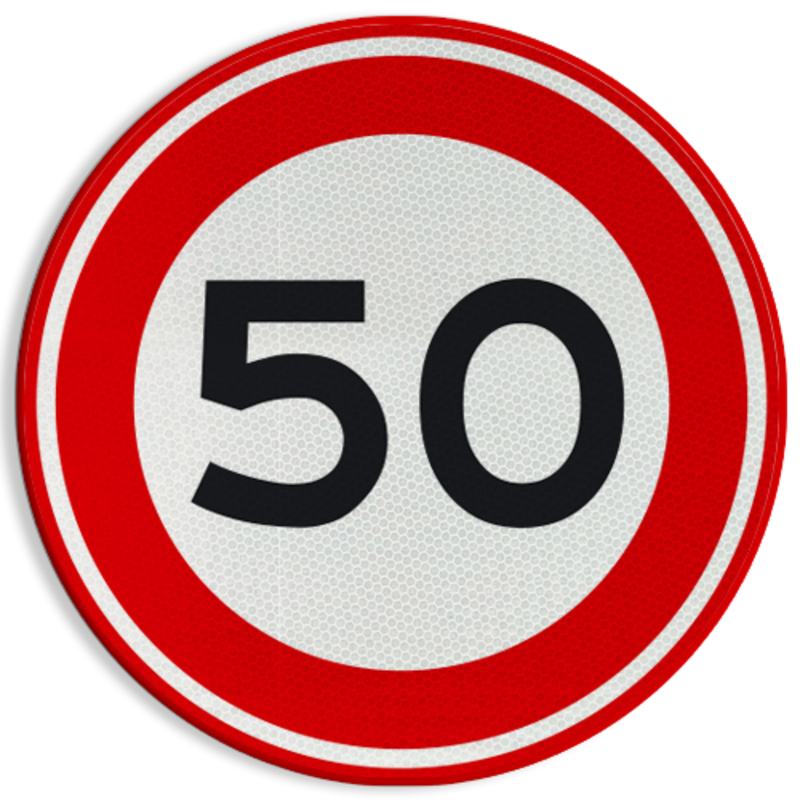
#> input picture sign_recognition/data/sign50/verkeersbord-rvv-a01-050-maximum-snelheid-50-kmh.png, 800 x 800 px; its folder holds only this picture in this run
$ python segment.py
#> lines starting #> are read from the running program, lines starting #| are printed output that depends on the picture; after the words box and inside, x2 and y2 are one past the last pixel; in counts of white or black regions, pixels touching at a corner belong together
import os
import glob
import cv2 as cv
import numpy as np

def maskSignBG(img):
    img_hsv = cv.cvtColor(img, cv.COLOR_RGB2HSV)

    light_red = (70,0,0)
    dark_red = (255,255,255)

    mask = ~cv.inRange(img, light_red, dark_red)
    return mask


if __name__ == "__main__":
    """ Test segmentation functions"""
    data_path = r'..\sign_recognition\data\sign50'

    # grab the list of images in our data directory
    print("[INFO] loading images...")
    p = os.path.sep.join([data_path, '**', '*.png'])

    file_list = [f for f in glob.iglob(p, recursive=True) if (os.path.isfile(f))]
    print("[INFO] images found: {}".format(len(file_list)))

    # loop over the image paths
    for filename in file_list:

        # load image and blur a bit
        img = cv.imread(filename)
#> img is the input picture: shape (800, 800, 3); mean B, G, R 144.6, 144.6, 205.3
        img = cv.blur(img, (3, 3))

        # mask background
        mask = maskSignBG(img)
#> in maskSignBG, `img_hsv = cv.cvtColor(img, cv.COLOR_RGB2HSV)`: img_hsv: shape (800, 800, 3); mean H, S, V 63.9, 83.1, 206.4
#> in maskSignBG, `mask = ~cv.inRange(img, light_red, dark_red)`:
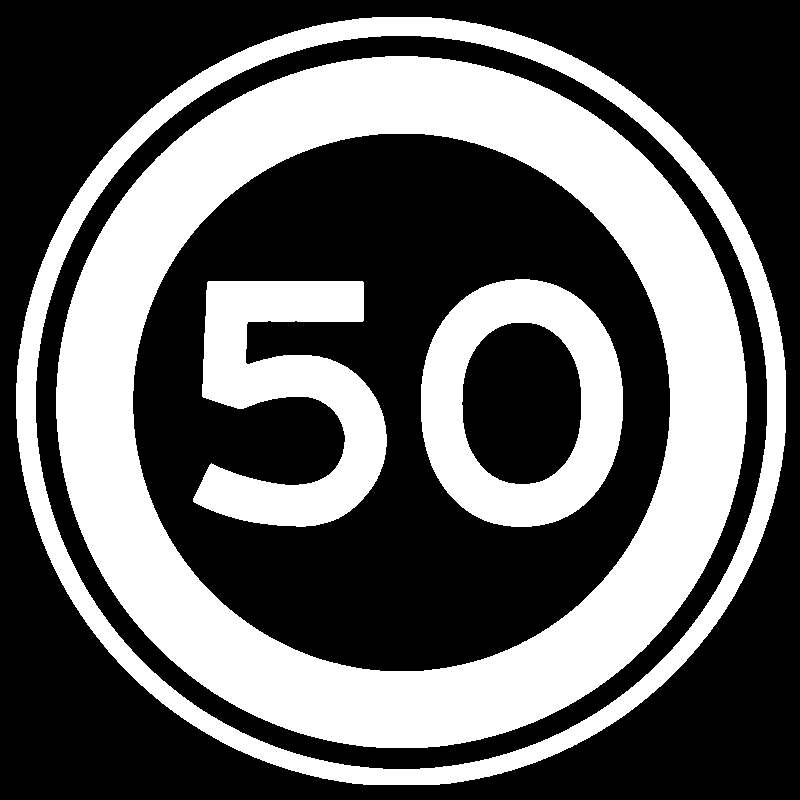
#> mask: shape (800, 800); 38.2% white; 4 white regions, box (x1, y1, x2, y2) and area: (56, 56, 747, 748) 148970, (16, 17, 786, 785) 45132, (193, 281, 387, 527) 25351, (421, 279, 623, 527) 24936
        masked_img = cv.bitwise_and(img, img, mask=mask)
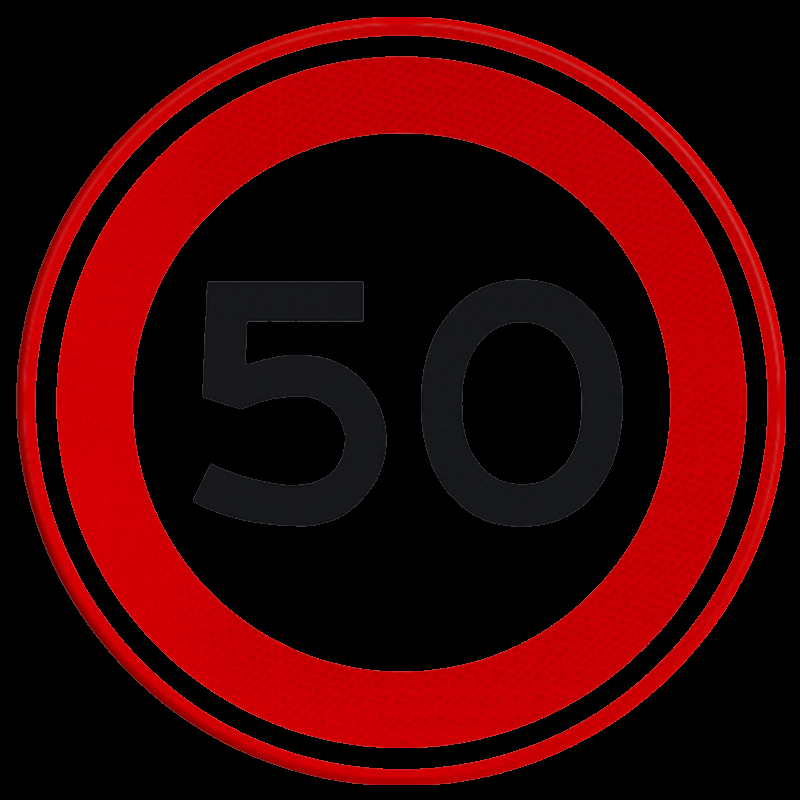
#> masked_img: shape (800, 800, 3); mean B, G, R 4, 2.9, 62.3

        # show result and wait a bit
        cv.imshow("Masked image", masked_img)
        k = cv.waitKey(0) & 0xFF
#> (key q is pressed here)

        # if the `q` key or ESC was pressed, break from the loop
        if k == ord("q") or k == 27:
            break

$ run again, on sign_recognition/data/sign50/verkeersbord-rvv-a01-50s-maximum-snelheid-50-km-h.png
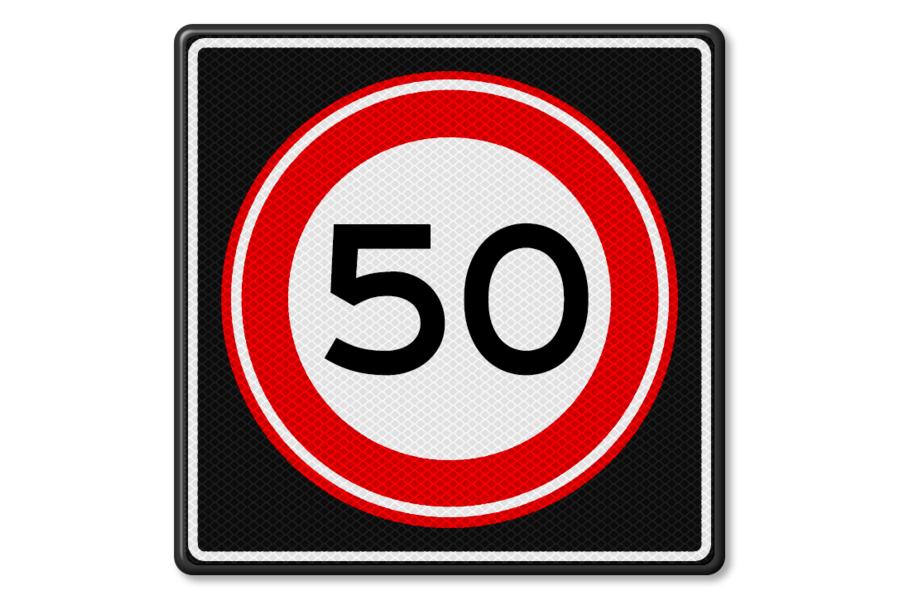
#> input picture sign_recognition/data/sign50/verkeersbord-rvv-a01-50s-maximum-snelheid-50-km-h.png, 900 x 600 px
#> img is the input picture: shape (600, 900, 3); mean B, G, R 158.2, 157.9, 185.2
#> img_hsv: shape (600, 900, 3); mean H, S, V 17.7, 33, 185.3
#> in maskSignBG, `mask = ~cv.inRange(img, light_red, dark_red)`:
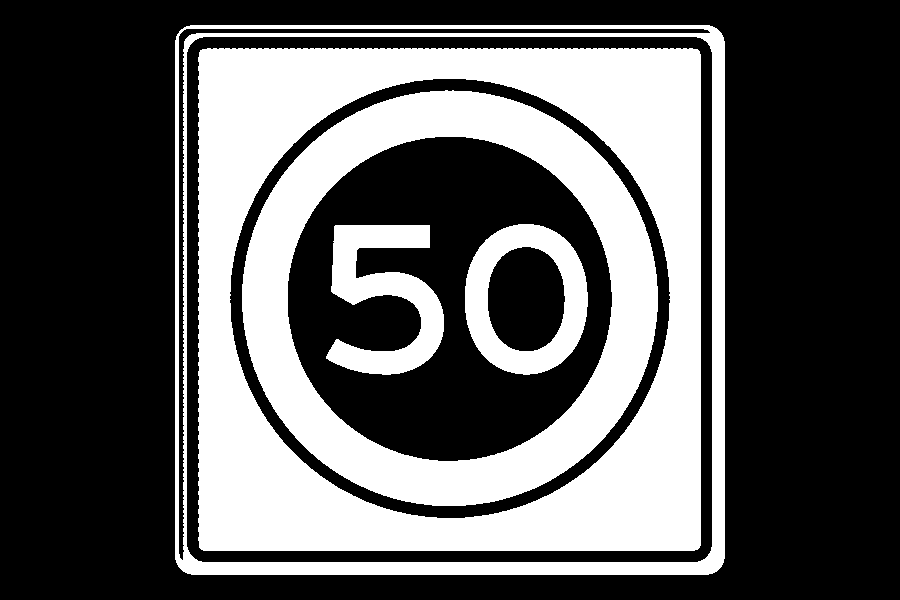
#> mask: shape (600, 900); 36% white; 5 white regions, box (x1, y1, x2, y2) and area: (198, 48, 701, 551) 101168, (242, 90, 658, 506) 53424, (175, 25, 725, 575) 22470, (326, 225, 444, 375) 8739, (465, 224, 588, 375) 8441
#> `masked_img = cv.bitwise_and(img, img, mask=mask)`:
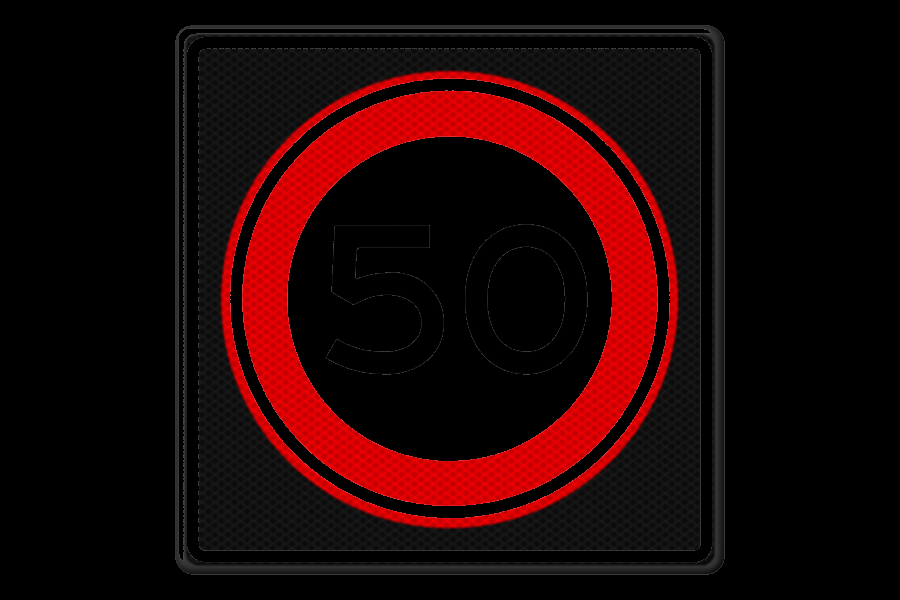
#> masked_img: shape (600, 900, 3); mean B, G, R 5.3, 5, 31.2
